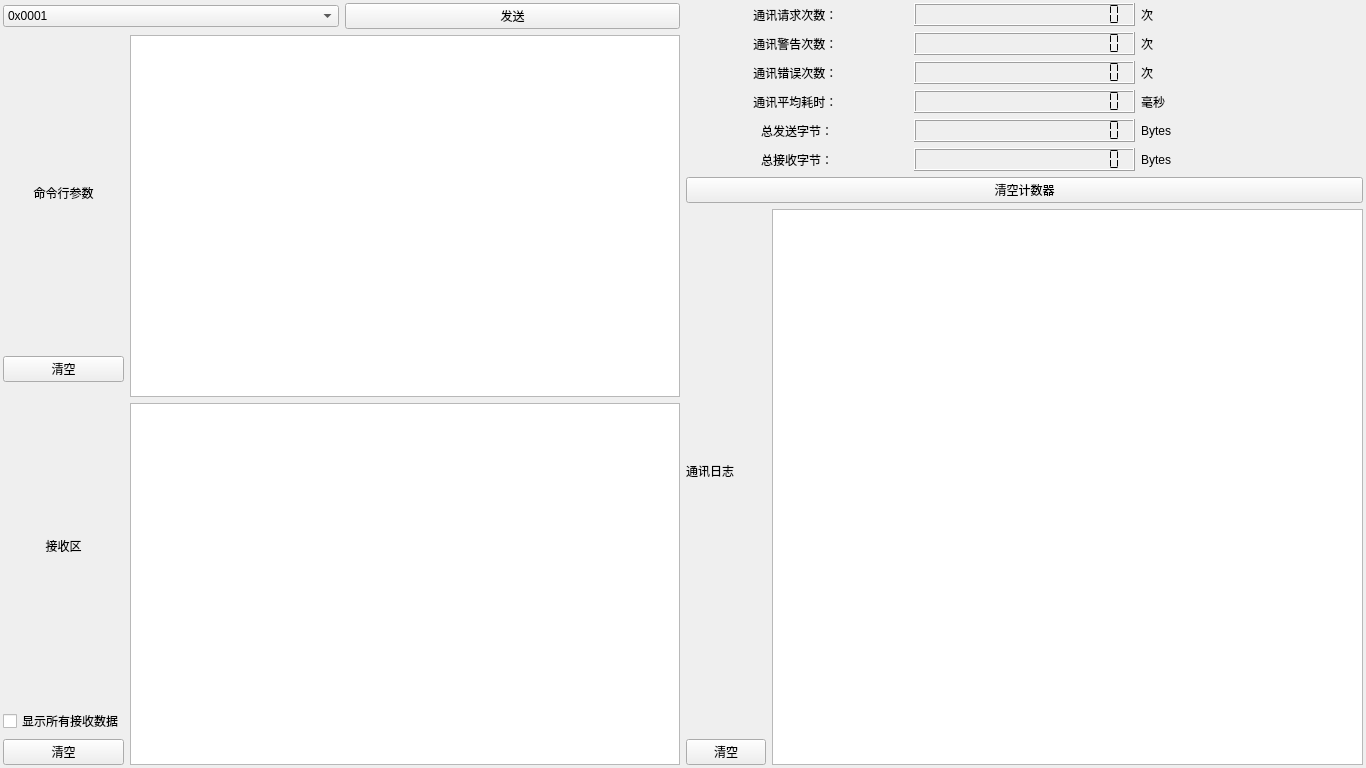
<?xml version="1.0" encoding="UTF-8"?>
<ui version="4.0">
 <class>ConsoleWidget</class>
 <widget class="QWidget" name="ConsoleWidget">
  <property name="geometry">
   <rect>
    <x>0</x>
    <y>0</y>
    <width>1366</width>
    <height>768</height>
   </rect>
  </property>
  <property name="windowTitle">
   <string>通讯控制台</string>
  </property>
  <layout class="QGridLayout" name="gridLayout">
   <property name="leftMargin">
    <number>3</number>
   </property>
   <property name="topMargin">
    <number>3</number>
   </property>
   <property name="rightMargin">
    <number>3</number>
   </property>
   <property name="bottomMargin">
    <number>3</number>
   </property>
   <item row="0" column="0" rowspan="3">
    <layout class="QVBoxLayout" name="verticalLayout_4">
     <item>
      <layout class="QHBoxLayout" name="horizontalLayout">
       <item>
        <widget class="QComboBox" name="cmdComboBox">
         <property name="insertPolicy">
          <enum>QComboBox::InsertAtBottom</enum>
         </property>
         <item>
          <property name="text">
           <string>0x0001</string>
          </property>
         </item>
         <item>
          <property name="text">
           <string>0x0002</string>
          </property>
         </item>
         <item>
          <property name="text">
           <string>0x0003</string>
          </property>
         </item>
         <item>
          <property name="text">
           <string>0x1001</string>
          </property>
         </item>
         <item>
          <property name="text">
           <string>0x2001</string>
          </property>
         </item>
         <item>
          <property name="text">
           <string>0x2002</string>
          </property>
         </item>
         <item>
          <property name="text">
           <string>0x2003</string>
          </property>
         </item>
         <item>
          <property name="text">
           <string>0x2004</string>
          </property>
         </item>
         <item>
          <property name="text">
           <string>0x2005</string>
          </property>
         </item>
         <item>
          <property name="text">
           <string>0x2006</string>
          </property>
         </item>
         <item>
          <property name="text">
           <string>0x2007</string>
          </property>
         </item>
         <item>
          <property name="text">
           <string>0x2008</string>
          </property>
         </item>
         <item>
          <property name="text">
           <string>0x2009</string>
          </property>
         </item>
         <item>
          <property name="text">
           <string>0x200A</string>
          </property>
         </item>
         <item>
          <property name="text">
           <string>0x200B</string>
          </property>
         </item>
         <item>
          <property name="text">
           <string>0x200C</string>
          </property>
         </item>
         <item>
          <property name="text">
           <string>0x200D</string>
          </property>
         </item>
         <item>
          <property name="text">
           <string>0x3001</string>
          </property>
         </item>
         <item>
          <property name="text">
           <string>0x3002</string>
          </property>
         </item>
        </widget>
       </item>
       <item>
        <widget class="QPushButton" name="sendButton">
         <property name="text">
          <string>发送</string>
         </property>
         <property name="icon">
          <iconset resource="../icon.qrc">
           <normaloff>:/icon/res/icon/send.png</normaloff>:/icon/res/icon/send.png</iconset>
         </property>
        </widget>
       </item>
      </layout>
     </item>
     <item>
      <layout class="QHBoxLayout" name="horizontalLayout_2">
       <item>
        <layout class="QVBoxLayout" name="verticalLayout_2">
         <item>
          <widget class="QLabel" name="label">
           <property name="text">
            <string>命令行参数</string>
           </property>
           <property name="alignment">
            <set>Qt::AlignCenter</set>
           </property>
          </widget>
         </item>
         <item>
          <widget class="QPushButton" name="clearCmdPushButton">
           <property name="text">
            <string>清空</string>
           </property>
           <property name="icon">
            <iconset resource="../icon.qrc">
             <normaloff>:/icon/res/icon/clear.png</normaloff>:/icon/res/icon/clear.png</iconset>
           </property>
          </widget>
         </item>
         <item>
          <widget class="QLabel" name="recvlabel">
           <property name="text">
            <string>接收区</string>
           </property>
           <property name="alignment">
            <set>Qt::AlignCenter</set>
           </property>
          </widget>
         </item>
         <item>
          <widget class="QCheckBox" name="showRecvCheckBox">
           <property name="text">
            <string>显示所有接收数据</string>
           </property>
          </widget>
         </item>
         <item>
          <widget class="QPushButton" name="clearRecvPushButton">
           <property name="text">
            <string>清空</string>
           </property>
           <property name="icon">
            <iconset resource="../icon.qrc">
             <normaloff>:/icon/res/icon/clear.png</normaloff>:/icon/res/icon/clear.png</iconset>
           </property>
          </widget>
         </item>
        </layout>
       </item>
       <item>
        <layout class="QVBoxLayout" name="verticalLayout">
         <item>
          <widget class="QTextEdit" name="cmdDataTextEdit">
           <property name="cursor" stdset="0">
            <cursorShape>IBeamCursor</cursorShape>
           </property>
           <property name="cursorWidth">
            <number>2</number>
           </property>
          </widget>
         </item>
         <item>
          <widget class="QTextEdit" name="recvTextEdit">
           <property name="cursor" stdset="0">
            <cursorShape>IBeamCursor</cursorShape>
           </property>
           <property name="readOnly">
            <bool>true</bool>
           </property>
           <property name="cursorWidth">
            <number>2</number>
           </property>
          </widget>
         </item>
        </layout>
       </item>
      </layout>
     </item>
    </layout>
   </item>
   <item row="0" column="1">
    <layout class="QHBoxLayout" name="horizontalLayout_3">
     <item>
      <layout class="QVBoxLayout" name="verticalLayout_5">
       <item>
        <widget class="QLabel" name="requestLabel">
         <property name="layoutDirection">
          <enum>Qt::LeftToRight</enum>
         </property>
         <property name="text">
          <string>通讯请求次数： </string>
         </property>
         <property name="textFormat">
          <enum>Qt::AutoText</enum>
         </property>
         <property name="alignment">
          <set>Qt::AlignCenter</set>
         </property>
        </widget>
       </item>
       <item>
        <widget class="QLabel" name="warnLabel">
         <property name="text">
          <string>通讯警告次数： </string>
         </property>
         <property name="textFormat">
          <enum>Qt::AutoText</enum>
         </property>
         <property name="alignment">
          <set>Qt::AlignCenter</set>
         </property>
        </widget>
       </item>
       <item>
        <widget class="QLabel" name="errorLabel">
         <property name="text">
          <string>通讯错误次数： </string>
         </property>
         <property name="textFormat">
          <enum>Qt::AutoText</enum>
         </property>
         <property name="alignment">
          <set>Qt::AlignCenter</set>
         </property>
        </widget>
       </item>
       <item>
        <widget class="QLabel" name="avgTimeLabel">
         <property name="text">
          <string>通讯平均耗时： </string>
         </property>
         <property name="textFormat">
          <enum>Qt::AutoText</enum>
         </property>
         <property name="alignment">
          <set>Qt::AlignCenter</set>
         </property>
        </widget>
       </item>
       <item>
        <widget class="QLabel" name="txdLabel">
         <property name="text">
          <string>总发送字节：</string>
         </property>
         <property name="alignment">
          <set>Qt::AlignCenter</set>
         </property>
        </widget>
       </item>
       <item>
        <widget class="QLabel" name="rxdLabel">
         <property name="text">
          <string>总接收字节：</string>
         </property>
         <property name="alignment">
          <set>Qt::AlignCenter</set>
         </property>
        </widget>
       </item>
      </layout>
     </item>
     <item>
      <layout class="QVBoxLayout" name="verticalLayout_6">
       <property name="sizeConstraint">
        <enum>QLayout::SetDefaultConstraint</enum>
       </property>
       <item>
        <widget class="QLCDNumber" name="requestLcdNumber">
         <property name="font">
          <font>
           <weight>75</weight>
           <bold>true</bold>
          </font>
         </property>
         <property name="digitCount">
          <number>19</number>
         </property>
         <property name="segmentStyle">
          <enum>QLCDNumber::Flat</enum>
         </property>
        </widget>
       </item>
       <item>
        <widget class="QLCDNumber" name="warnLcdNumber">
         <property name="font">
          <font>
           <weight>75</weight>
           <bold>true</bold>
          </font>
         </property>
         <property name="digitCount">
          <number>19</number>
         </property>
         <property name="segmentStyle">
          <enum>QLCDNumber::Flat</enum>
         </property>
        </widget>
       </item>
       <item>
        <widget class="QLCDNumber" name="errorLcdNumber">
         <property name="font">
          <font>
           <weight>75</weight>
           <bold>true</bold>
          </font>
         </property>
         <property name="digitCount">
          <number>19</number>
         </property>
         <property name="segmentStyle">
          <enum>QLCDNumber::Flat</enum>
         </property>
         <property name="value" stdset="0">
          <double>0.000000000000000</double>
         </property>
        </widget>
       </item>
       <item>
        <widget class="QLCDNumber" name="avgTimeLcdNumber">
         <property name="font">
          <font>
           <weight>75</weight>
           <bold>true</bold>
          </font>
         </property>
         <property name="digitCount">
          <number>19</number>
         </property>
         <property name="segmentStyle">
          <enum>QLCDNumber::Flat</enum>
         </property>
         <property name="value" stdset="0">
          <double>0.000000000000000</double>
         </property>
        </widget>
       </item>
       <item>
        <widget class="QLCDNumber" name="txdLcdNumber">
         <property name="digitCount">
          <number>19</number>
         </property>
         <property name="segmentStyle">
          <enum>QLCDNumber::Flat</enum>
         </property>
        </widget>
       </item>
       <item>
        <widget class="QLCDNumber" name="rxdLcdNumber">
         <property name="digitCount">
          <number>19</number>
         </property>
         <property name="segmentStyle">
          <enum>QLCDNumber::Flat</enum>
         </property>
        </widget>
       </item>
      </layout>
     </item>
     <item>
      <layout class="QVBoxLayout" name="verticalLayout_9">
       <item>
        <widget class="QLabel" name="cntUnitLabel">
         <property name="text">
          <string>次</string>
         </property>
        </widget>
       </item>
       <item>
        <widget class="QLabel" name="cntUnitLabel_2">
         <property name="text">
          <string>次</string>
         </property>
        </widget>
       </item>
       <item>
        <widget class="QLabel" name="cntUnitLabel_3">
         <property name="text">
          <string>次</string>
         </property>
        </widget>
       </item>
       <item>
        <widget class="QLabel" name="msUnitLabel">
         <property name="text">
          <string>毫秒</string>
         </property>
        </widget>
       </item>
       <item>
        <widget class="QLabel" name="bytesLabel">
         <property name="text">
          <string>Bytes</string>
         </property>
        </widget>
       </item>
       <item>
        <widget class="QLabel" name="bytesLabel_2">
         <property name="text">
          <string>Bytes</string>
         </property>
        </widget>
       </item>
      </layout>
     </item>
    </layout>
   </item>
   <item row="1" column="1">
    <widget class="QPushButton" name="clearCounterPushButton">
     <property name="text">
      <string>清空计数器</string>
     </property>
     <property name="icon">
      <iconset resource="../icon.qrc">
       <normaloff>:/icon/res/icon/clear.png</normaloff>:/icon/res/icon/clear.png</iconset>
     </property>
    </widget>
   </item>
   <item row="2" column="1">
    <layout class="QHBoxLayout" name="horizontalLayout_4">
     <item>
      <layout class="QVBoxLayout" name="verticalLayout_8">
       <item>
        <layout class="QVBoxLayout" name="verticalLayout_7">
         <item>
          <widget class="QLabel" name="logLabel">
           <property name="text">
            <string>通讯日志</string>
           </property>
          </widget>
         </item>
         <item>
          <widget class="QPushButton" name="clearLogButton">
           <property name="text">
            <string>清空</string>
           </property>
           <property name="icon">
            <iconset resource="../icon.qrc">
             <normaloff>:/icon/res/icon/clear.png</normaloff>:/icon/res/icon/clear.png</iconset>
           </property>
          </widget>
         </item>
        </layout>
       </item>
      </layout>
     </item>
     <item>
      <layout class="QVBoxLayout" name="verticalLayout_3">
       <item>
        <widget class="QTextEdit" name="logTextEdit">
         <property name="cursor" stdset="0">
          <cursorShape>IBeamCursor</cursorShape>
         </property>
         <property name="documentTitle">
          <string/>
         </property>
         <property name="readOnly">
          <bool>true</bool>
         </property>
         <property name="cursorWidth">
          <number>2</number>
         </property>
        </widget>
       </item>
      </layout>
     </item>
    </layout>
   </item>
  </layout>
 </widget>
 <resources>
  <include location="../icon.qrc"/>
 </resources>
 <connections/>
</ui>
